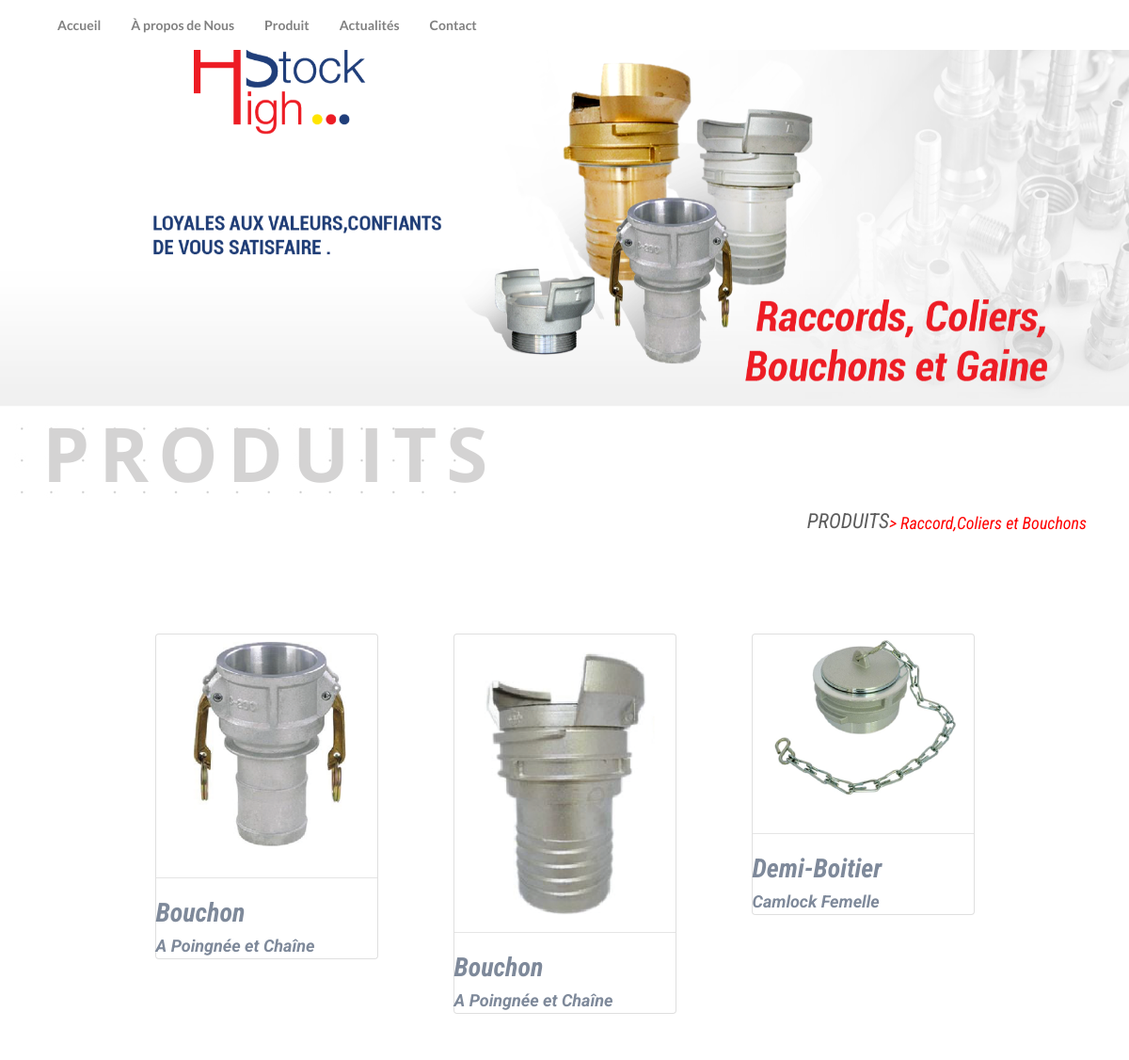
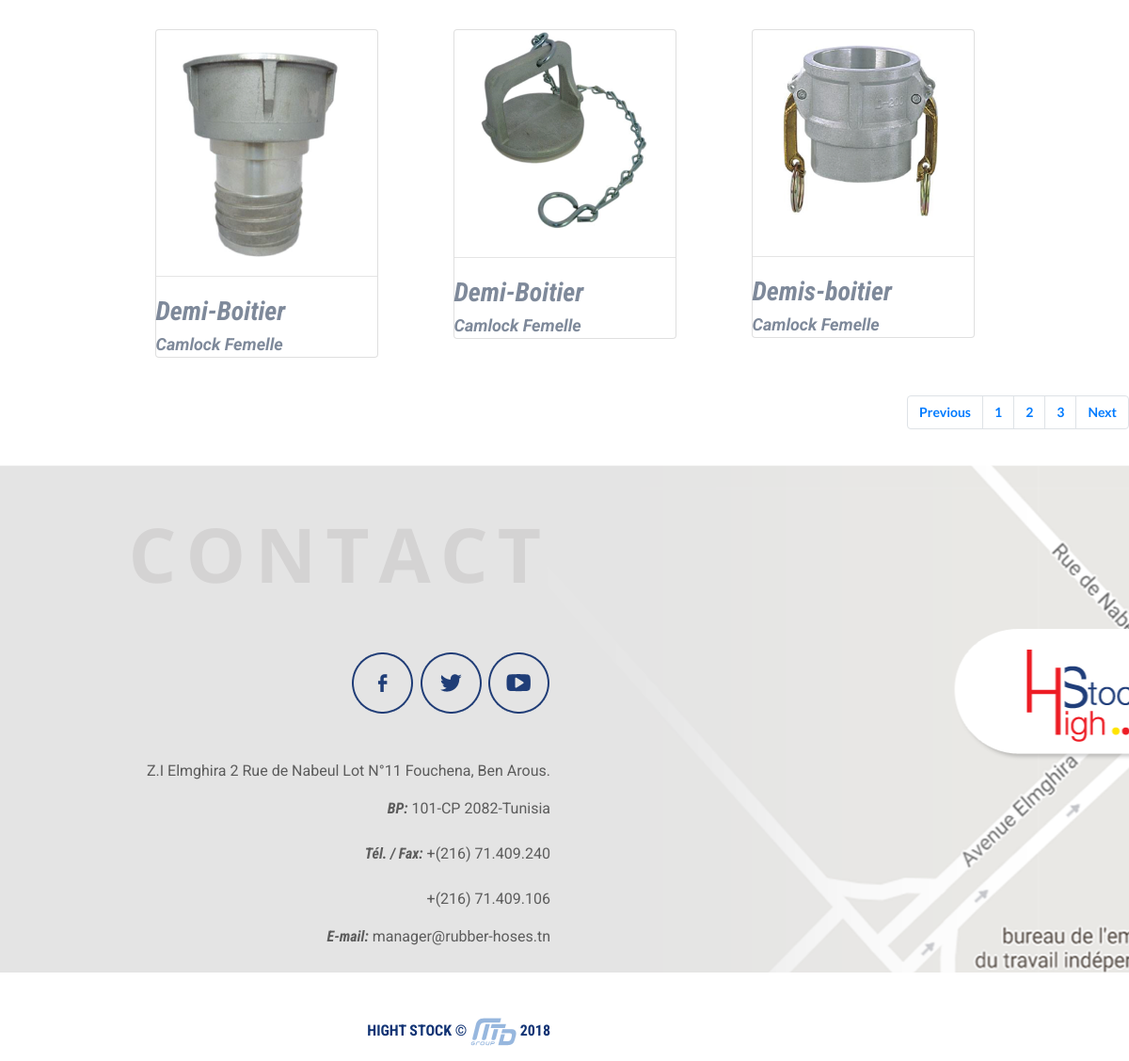
The app's page /vue/produit.php with its own data (2 pictures, top to bottom).
### tables this page shows
CREATE TABLE IF NOT EXISTS `produit` (
  `id` int(5) NOT NULL AUTO_INCREMENT,
  `nomProd` varchar(20) NOT NULL,
  `desprod` text NOT NULL,
  `specification` text NOT NULL,
  `image` longblob NOT NULL,
  PRIMARY KEY (`id`)
);

### classes/produit.class.php (called while the page is built, shortened)
<?php
class Produit{
	public function selectproduit(){
        $con=new connexion();
        $pdo=$con->CNXbase();
        $req="select * from produit";
        $res=$pdo->query($req)or print_r($pdo->errorInfo());
        return $res;
    }
}
?>

### vue/produit.php (the view, shortened to what this page needs)
<?php
include "../classes/produit.class.php";
$P=new Produit();
$res=$P->selectProduit();
?>
<!DOCTYPE html>
<html>
<head>
	<link rel="stylesheet" type="text/css" href="style/style.css">
	<link rel="stylesheet" href="https://maxcdn.bootstrapcdn.com/bootstrap/4.0.0-alpha.6/css/bootstrap.min.css">
</head>
<body>
	<header>
		<nav class="navbar navbar-expand-md fixed-top scrolling-navbar">
			<div class="container">
				<ul class="nav">
					<li class="nav-item"><a class="nav-link" href="index.php">Accueil</a></li>
					<li class="nav-item"><a class="nav-link" href="propos.php">À propos de Nous</a></li>
					<li class="nav-item"><a class="nav-link" href="produit.php">Produit</a></li>
					<li class="nav-item"><a class="nav-link" href="actualite.php">Actualités</a></li>
					<li class="nav-item"><a class="nav-link" href="contact.php">Contact</a></li>
				</ul>
			</div>
		</nav>
		<div class="carousel slide" data-ride="carousel">
			<div class="carousel-inner" role="listbox">
				<div class="carousel-item active">
					<img class=" img-fluid" src="images/1.png">
				</div>
			</div>
		</div>
	</header>
	<div class="act">
		<div class="container">
			<h1 id="titre1">Produits</h1>
		</div>
	</div>
	<div class="container pb-5">
		<div class="pro float-right">
			<p class="d-inline" id ="produit">Produits</p>
			<p class="d-inline" id ="rcb"> > Raccord,Coliers et Bouchons</p>
		</div>
	</div>
	<div class="container pt-5">
		<div class="row justify-content-center">
			<?php
			foreach ($res as $row) {
				echo "<div class='col-lg-3 m-3 p-4 produit'>";
				echo "<div class=card p-4 m-8'>";
				echo "<a href='details.php?id=$row[0]'><img class='col-lg-12'  src='images/produit/$row[0].png' /></a>";
				echo "<hr>";
				echo "<div class='caption'>$row[1]</div>";
				echo "<div class='caption1'>$row[2]</div>";
				echo "</div>";
				echo "</div>";
			}
			?>
		</div>
	</div>
	<nav aria-label="Page navigation example">
		<ul class="pagination">
			<li class="page-item"><a class="page-link" href="#">Previous</a></li>
			<li class="page-item"><a class="page-link" href="#">1</a></li>
			<li class="page-item"><a class="page-link" href="#">2</a></li>
			<li class="page-item"><a class="page-link" href="#">3</a></li>
			<li class="page-item"><a class="page-link" href="#">Next</a></li>
		</ul>
	</nav>
<footer>
	<div class="container footer">
		<div class="col-md-6">
			<h1 id="titre1" class="pb-5">Contact</h1>
			<div class="icon pb-5">
				<a href="https://www.faceook.com"><img src="images/fb.png"/></a>
				<a href="https://www.twitter.com"><img src="images/tweet.png"/></a>
				<a href="https://www.youtube.com"><img src="images/yout.png"/></a>
			</div>
			<div class="adr">
				<p id="adr">Z.I Elmghira 2 Rue de Nabeul Lot N°11 Fouchena, Ben Arous.</p>
				<p>
					<label id="lab">BP:</label>
					101-CP 2082-Tunisia
				</p>
				<p>
					<label id="lab">Tél. / Fax:</label>
					+(216) 71.409.240
				</p>
				<p>+(216) 71.409.106</p>
				<p>
					<label id="lab">E-mail:</label>
					manager@rubber-hoses.tn
				</p>
			</div>
			<p class="ppg">
				Hight Stock ©  <img src="images/mtd.png">  2018
			</p>
		</div>
	</div>
</footer>
</body>
</html>

### vue/style/style.css (style rules this page uses)
#titre1 { font-family: 'Open Sans'; font-weight: bold; font-size: 80px; text-transform: uppercase; color: #d4d3d3; letter-spacing: 10px; }
.adr { color: #5c5c5c; font-family: Roboto; }
#adr { color: #5c5c5c; font-family: Roboto; }
.footer { padding-top: 120px; text-align: right; }
footer { background-image: url(../images/footer.png); background-position: center; background-repeat: no-repeat; }
.ppg { padding-top: 50px; color: #113374; font-family: Roboto Condensed; font-weight: bold; text-transform: uppercase; }
#lab { font-weight: bold; font-style: italic; font-family: Roboto Condensed; }
#produit { font-family: Roboto Condensed; color: #5c5c5c; text-transform: uppercase; font-style: italic; font-size: 22px; }
#rcb { font-family: Roboto Condensed ; color: red ; font-size: 18px; font-style: italic; float: right; padding-top: 5px; }
.caption { font-family: Roboto Condensed; color: #7e899a; font-weight: bold; font-style: italic; font-size: 28px; }
.caption1 { font-family: Roboto; color: #7e899a; font-weight: bold; font-style: italic; font-size: 18px; }
nav { background-color: white; }
nav ul li a { color: gray; }
nav ul li { list-style: none; font-family: Lato; font-weight: bold; font-size: 14px; }
nav ul { list-style: none; float: right; }
.act { background-image: url("../images/bgtitre.png"); background-repeat: no-repeat; background-position: left; }

### records on screen
produit: shows a picture, nomProd "Bouchon", desprod "A Poingnée et Chaîne"
produit: shows a picture, nomProd "Bouchon", desprod "A Poingnée et Chaîne"
produit: shows a picture, nomProd "Demi-Boitier", desprod "Camlock Femelle"
produit: shows a picture, nomProd "Demi-Boitier", desprod "Camlock Femelle"
produit: shows a picture, nomProd "Demi-Boitier", desprod "Camlock Femelle"
produit: shows a picture, nomProd "Demis-boitier", desprod "Camlock Femelle"
